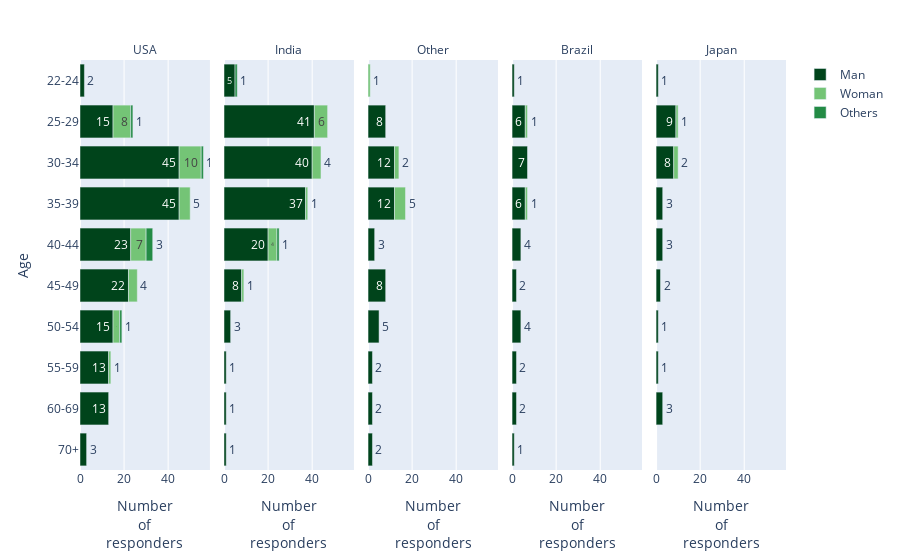

Notebook code cell kept with this figure:
### Code cell
age_gen_exp=df_prue.groupby(["Q2",'Q4','Q3'],as_index=False).size()

age_gen_exp['avg_num'] = round((age_gen_exp['size'] / age_gen_exp['size'].sum())*100,2)
age_gen_exp['avg']=age_gen_exp['avg_num'].apply(lambda a: str(a)+ '%')

fig = px.bar(age_gen_exp, x="size", y='Q2', color='Q3', facet_col="Q4",  text_auto=True,orientation='h', text='avg',
                   category_orders={"Q4": q4_5top,"Q3":['Man','Woman','Others'],"Q2":q2_i},
                   color_discrete_sequence=['rgb(0,68,27)','rgb(116,196,118)','rgb(35,139,69)'])
fig.for_each_annotation(lambda a: a.update(text=a.text.replace("Q4=", "")))
fig.update_layout(yaxis_title="Age")
fig.update_xaxes(title_text="Number<br>of<br>responders")
fig.layout.legend.title.text = ''
fig.show()

### Figure 1 — Plotly figure (JSON) as saved in the notebook; plotly's stock layout.template omitted (floating-point values rounded to 4 significant figures)
{"data": [{"alignmentgroup": "True", "hovertemplate": "Q3=Man<br>Q4=USA<br>size=%{x}<br>Q2=%{y}<br>avg=%{text}<extra></extra>", "legendgroup": "Man", "marker": {"color": "rgb(0,68,27)", "pattern": {"shape": ""}}, "name": "Man", "offsetgroup": "Man", "orientation": "h", "showlegend": true, "text": ["0.36%", "2.74%", "8.21%", "8.21%", "4.2%", "4.01%", "2.74%", "2.37%", "2.37%", "0.55%"], "textposition": "auto", "texttemplate": "%{x}", "type": "bar", "x": [2, 15, 45, 45, 23, 22, 15, 13, 13, 3], "xaxis": "x", "y": ["22-24", "25-29", "30-34", "35-39", "40-44", "45-49", "50-54", "55-59", "60-69", "70+"], "yaxis": "y"}, {"alignmentgroup": "True", "hovertemplate": "Q3=Man<br>Q4=India<br>size=%{x}<br>Q2=%{y}<br>avg=%{text}<extra></extra>", "legendgroup": "Man", "marker": {"color": "rgb(0,68,27)", "pattern": {"shape": ""}}, "name": "Man", "offsetgroup": "Man", "orientation": "h", "showlegend": false, "text": ["0.91%", "7.48%", "7.3%", "6.75%", "3.65%", "1.46%", "0.55%", "0.18%", "0.18%", "0.18%"], "textposition": "auto", "texttemplate": "%{x}", "type": "bar", "x": [5, 41, 40, 37, 20, 8, 3, 1, 1, 1], "xaxis": "x2", "y": ["22-24", "25-29", "30-34", "35-39", "40-44", "45-49", "50-54", "55-59", "60-69", "70+"], "yaxis": "y2"}, {"alignmentgroup": "True", "hovertemplate": "Q3=Man<br>Q4=Other<br>size=%{x}<br>Q2=%{y}<br>avg=%{text}<extra></extra>", "legendgroup": "Man", "marker": {"color": "rgb(0,68,27)", "pattern": {"shape": ""}}, "name": "Man", "offsetgroup": "Man", "orientation": "h", "showlegend": false, "text": ["1.46%", "2.19%", "2.19%", "0.55%", "1.46%", "0.91%", "0.36%", "0.36%", "0.36%"], "textposition": "auto", "texttemplate": "%{x}", "type": "bar", "x": [8, 12, 12, 3, 8, 5, 2, 2, 2], "xaxis": "x3", "y": ["25-29", "30-34", "35-39", "40-44", "45-49", "50-54", "55-59", "60-69", "70+"], "yaxis": "y3"}, {"alignmentgroup": "True", "hovertemplate": "Q3=Man<br>Q4=Brazil<br>size=%{x}<br>Q2=%{y}<br>avg=%{text}<extra></extra>", "legendgroup": "Man", "marker": {"color": "rgb(0,68,27)", "pattern": {"shape": ""}}, "name": "Man", "offsetgroup": "Man", "orientation": "h", "showlegend": false, "text": ["0.18%", "1.09%", "1.28%", "1.09%", "0.73%", "0.36%", "0.73%", "0.36%", "0.36%", "0.18%"], "textposition": "auto", "texttemplate": "%{x}", "type": "bar", "x": [1, 6, 7, 6, 4, 2, 4, 2, 2, 1], "xaxis": "x4", "y": ["22-24", "25-29", "30-34", "35-39", "40-44", "45-49", "50-54", "55-59", "60-69", "70+"], "yaxis": "y4"}, {"alignmentgroup": "True", "hovertemplate": "Q3=Man<br>Q4=Japan<br>size=%{x}<br>Q2=%{y}<br>avg=%{text}<extra></extra>", "legendgroup": "Man", "marker": {"color": "rgb(0,68,27)", "pattern": {"shape": ""}}, "name": "Man", "offsetgroup": "Man", "orientation": "h", "showlegend": false, "text": ["0.18%", "1.64%", "1.46%", "0.55%", "0.55%", "0.36%", "0.18%", "0.18%", "0.55%"], "textposition": "auto", "texttemplate": "%{x}", "type": "bar", "x": [1, 9, 8, 3, 3, 2, 1, 1, 3], "xaxis": "x5", "y": ["22-24", "25-29", "30-34", "35-39", "40-44", "45-49", "50-54", "55-59", "60-69"], "yaxis": "y5"}, {"alignmentgroup": "True", "hovertemplate": "Q3=Woman<br>Q4=USA<br>size=%{x}<br>Q2=%{y}<br>avg=%{text}<extra></extra>", "legendgroup": "Woman", "marker": {"color": "rgb(116,196,118)", "pattern": {"shape": ""}}, "name": "Woman", "offsetgroup": "Woman", "orientation": "h", "showlegend": true, "text": ["1.46%", "1.82%", "0.91%", "1.28%", "0.73%", "0.55%", "0.18%"], "textposition": "auto", "texttemplate": "%{x}", "type": "bar", "x": [8, 10, 5, 7, 4, 3, 1], "xaxis": "x", "y": ["25-29", "30-34", "35-39", "40-44", "45-49", "50-54", "55-59"], "yaxis": "y"}, {"alignmentgroup": "True", "hovertemplate": "Q3=Woman<br>Q4=India<br>size=%{x}<br>Q2=%{y}<br>avg=%{text}<extra></extra>", "legendgroup": "Woman", "marker": {"color": "rgb(116,196,118)", "pattern": {"shape": ""}}, "name": "Woman", "offsetgroup": "Woman", "orientation": "h", "showlegend": false, "text": ["1.09%", "0.73%", "0.18%", "0.73%", "0.18%"], "textposition": "auto", "texttemplate": "%{x}", "type": "bar", "x": [6, 4, 1, 4, 1], "xaxis": "x2", "y": ["25-29", "30-34", "35-39", "40-44", "45-49"], "yaxis": "y2"}, {"alignmentgroup": "True", "hovertemplate": "Q3=Woman<br>Q4=Other<br>size=%{x}<br>Q2=%{y}<br>avg=%{text}<extra></extra>", "legendgroup": "Woman", "marker": {"color": "rgb(116,196,118)", "pattern": {"shape": ""}}, "name": "Woman", "offsetgroup": "Woman", "orientation": "h", "showlegend": false, "text": ["0.18%", "0.36%", "0.91%"], "textposition": "auto", "texttemplate": "%{x}", "type": "bar", "x": [1, 2, 5], "xaxis": "x3", "y": ["22-24", "30-34", "35-39"], "yaxis": "y3"}, {"alignmentgroup": "True", "hovertemplate": "Q3=Woman<br>Q4=Brazil<br>size=%{x}<br>Q2=%{y}<br>avg=%{text}<extra></extra>", "legendgroup": "Woman", "marker": {"color": "rgb(116,196,118)", "pattern": {"shape": ""}}, "name": "Woman", "offsetgroup": "Woman", "orientation": "h", "showlegend": false, "text": ["0.18%", "0.18%"], "textposition": "auto", "texttemplate": "%{x}", "type": "bar", "x": [1, 1], "xaxis": "x4", "y": ["25-29", "35-39"], "yaxis": "y4"}, {"alignmentgroup": "True", "hovertemplate": "Q3=Woman<br>Q4=Japan<br>size=%{x}<br>Q2=%{y}<br>avg=%{text}<extra></extra>", "legendgroup": "Woman", "marker": {"color": "rgb(116,196,118)", "pattern": {"shape": ""}}, "name": "Woman", "offsetgroup": "Woman", "orientation": "h", "showlegend": false, "text": ["0.18%", "0.36%"], "textposition": "auto", "texttemplate": "%{x}", "type": "bar", "x": [1, 2], "xaxis": "x5", "y": ["25-29", "30-34"], "yaxis": "y5"}, {"alignmentgroup": "True", "hovertemplate": "Q3=Others<br>Q4=USA<br>size=%{x}<br>Q2=%{y}<br>avg=%{text}<extra></extra>", "legendgroup": "Others", "marker": {"color": "rgb(35,139,69)", "pattern": {"shape": ""}}, "name": "Others", "offsetgroup": "Others", "orientation": "h", "showlegend": true, "text": ["0.18%", "0.18%", "0.55%", "0.18%"], "textposition": "auto", "texttemplate": "%{x}", "type": "bar", "x": [1, 1, 3, 1], "xaxis": "x", "y": ["25-29", "30-34", "40-44", "50-54"], "yaxis": "y"}, {"alignmentgroup": "True", "hovertemplate": "Q3=Others<br>Q4=India<br>size=%{x}<br>Q2=%{y}<br>avg=%{text}<extra></extra>", "legendgroup": "Others", "marker": {"color": "rgb(35,139,69)", "pattern": {"shape": ""}}, "name": "Others", "offsetgroup": "Others", "orientation": "h", "showlegend": false, "text": ["0.18%", "0.18%"], "textposition": "auto", "texttemplate": "%{x}", "type": "bar", "x": [1, 1], "xaxis": "x2", "y": ["22-24", "40-44"], "yaxis": "y2"}], "layout": {"annotations": [{"font": {}, "showarrow": false, "text": "USA", "x": 0.092, "xanchor": "center", "xref": "paper", "y": 1, "yanchor": "bottom", "yref": "paper"}, {"font": {}, "showarrow": false, "text": "India", "x": 0.296, "xanchor": "center", "xref": "paper", "y": 1, "yanchor": "bottom", "yref": "paper"}, {"font": {}, "showarrow": false, "text": "Other", "x": 0.5, "xanchor": "center", "xref": "paper", "y": 1, "yanchor": "bottom", "yref": "paper"}, {"font": {}, "showarrow": false, "text": "Brazil", "x": 0.704, "xanchor": "center", "xref": "paper", "y": 1, "yanchor": "bottom", "yref": "paper"}, {"font": {}, "showarrow": false, "text": "Japan", "x": 0.908, "xanchor": "center", "xref": "paper", "y": 1, "yanchor": "bottom", "yref": "paper"}], "barmode": "relative", "legend": {"title": {"text": ""}, "tracegroupgap": 0}, "margin": {"t": 60}, "xaxis": {"anchor": "y", "domain": [0, 0.184], "title": {"text": "Number<br>of<br>responders"}}, "xaxis2": {"anchor": "y2", "domain": [0.204, 0.388], "matches": "x", "title": {"text": "Number<br>of<br>responders"}}, "xaxis3": {"anchor": "y3", "domain": [0.408, 0.592], "matches": "x", "title": {"text": "Number<br>of<br>responders"}}, "xaxis4": {"anchor": "y4", "domain": [0.612, 0.796], "matches": "x", "title": {"text": "Number<br>of<br>responders"}}, "xaxis5": {"anchor": "y5", "domain": [0.816, 1], "matches": "x", "title": {"text": "Number<br>of<br>responders"}}, "yaxis": {"anchor": "x", "categoryarray": ["70+", "60-69", "55-59", "50-54", "45-49", "40-44", "35-39", "30-34", "25-29", "22-24", "18-21"], "categoryorder": "array", "domain": [0, 1], "title": {"text": "Age"}}, "yaxis2": {"anchor": "x2", "domain": [0, 1], "matches": "y", "showticklabels": false}, "yaxis3": {"anchor": "x3", "domain": [0, 1], "matches": "y", "showticklabels": false}, "yaxis4": {"anchor": "x4", "domain": [0, 1], "matches": "y", "showticklabels": false}, "yaxis5": {"anchor": "x5", "domain": [0, 1], "matches": "y", "showticklabels": false}}}
